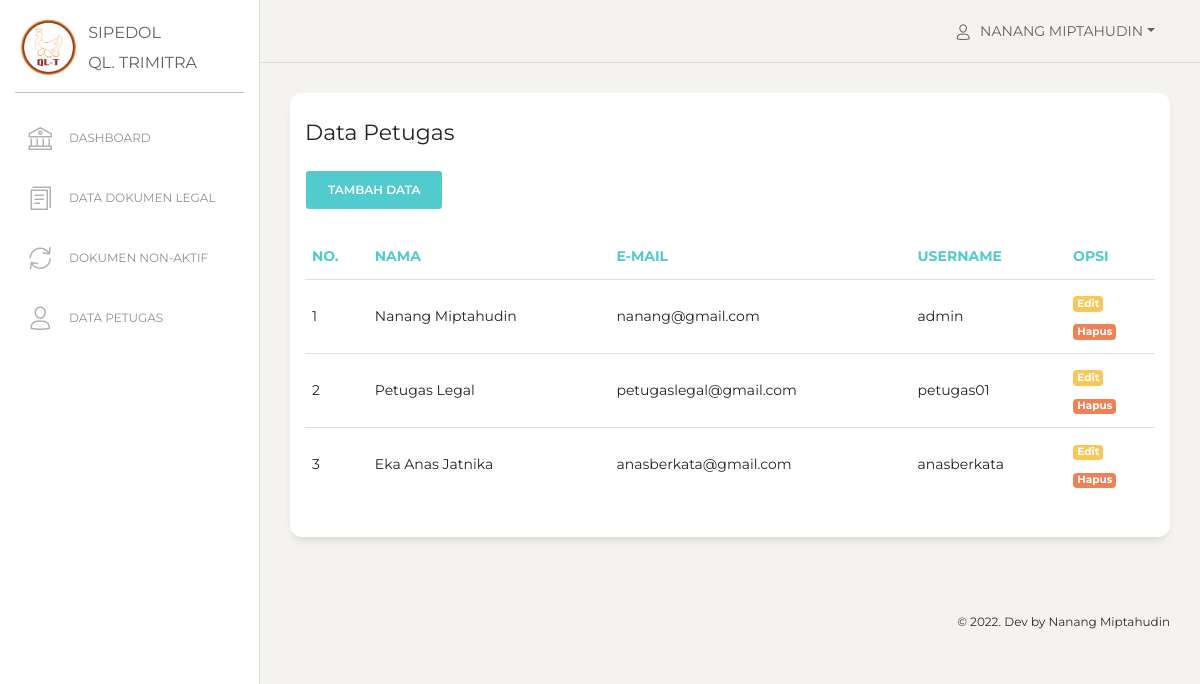
The app's page /view_user/index.php (signed in), older data.
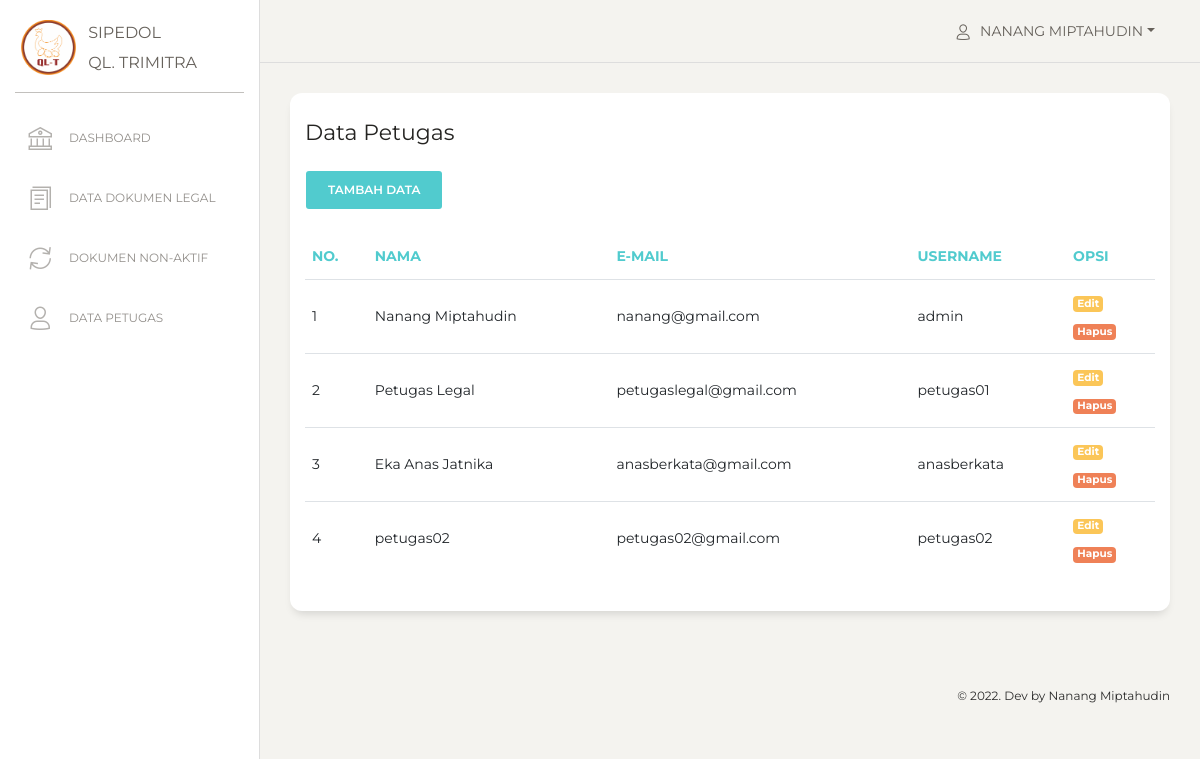
The same page, newer data.
### tables this page shows
CREATE TABLE `users` (
  `id` int(11) NOT NULL,
  `nama` varchar(255) NOT NULL,
  `email` varchar(255) NOT NULL,
  `username` varchar(255) NOT NULL,
  `password` varchar(255) NOT NULL,
  `role_id` int(11) NOT NULL,
  `date_created` date NOT NULL,
  `is_active` int(11) NOT NULL
);

### functions.php (called while the page is built, shortened)
<?php
$conn = mysqli_connect("localhost", "root", "", "db_sipedol");
function query($query)
{
    global $conn;
    $result = mysqli_query($conn, $query);
    $rows = [];
    while ($row = mysqli_fetch_assoc($result)) {
        $rows[] = $row;
    }
    return $rows;
}

### view_user/index.php (the view)
<?php
include "../view_template/header.php";
include "../view_template/sidebar.php";
include "../view_template/topbar.php";
$users = query("SELECT * FROM users");
?>
<div class="content">
    <div class="row">
        <div class="col-md-12">
            <div class="card ">
                <div class="card-header ">
                    <h5 class="card-title">Data Petugas</h5>
                    <?php if ($user['role_id'] == 1) : ?>
                        <a href="user_add.php" class='btn btn-primary'>
                            <span>Tambah Data</span>
                        </a>
                    <?php else : ?>
                    <?php endif; ?>
                </div>
                <div class="card-body ">
                    <div class="table-responsive">
                        <table class="table">
                            <thead class=" text-primary">
                                <th>No.</th>
                                <th>Nama</th>
                                <th>E-Mail</th>
                                <th>Username</th>
                                <?php if ($user['role_id'] == 1) : ?>
                                    <th>Opsi</th>
                                <?php else : ?>
                                <?php endif; ?>
                            </thead>
                            <tbody>
                                <?php $i = 1; ?>
                                <?php foreach ($users as $u) : ?>
                                    <tr>
                                        <td><?= $i; ?></td>
                                        <td><?= $u["nama"]; ?></td>
                                        <td><?= $u["email"]; ?></td>
                                        <td><?= $u["username"]; ?></td>
                                        <?php if ($user['role_id'] == 1) : ?>
                                            <td>
                                                <a href="user_edit.php?id=<?= $u["id"] ?>" class="badge bg-warning mb-2 text-white">Edit</a> <br>
                                                <a href="user_delete.php?id=<?= $u["id"] ?>" class="badge bg-danger text-white" onclick="return confirm('Yakin akan menghapus data petugas : <?= $u['nama']; ?> ?');">Hapus</a>
                                            </td>
                                        <?php else : ?>
                                        <?php endif; ?>
                                    </tr>
                                    <?php $i++; ?>
                                <?php endforeach; ?>
                            </tbody>
                        </table>
                    </div>
                </div>
            </div>
        </div>
    </div>
</div>
<?php include "../view_template/footer.php"; ?>

### view_template/topbar.php (shortened to what this page needs)
<nav class="navbar navbar-expand-lg navbar-absolute fixed-top navbar-transparent">
    <div class="container-fluid">
        <div class="navbar-wrapper">
            <a class="navbar-brand" href="javascript:;">Dashboard</a>
        </div>
        <div class="collapse navbar-collapse justify-content-end" id="navigation">
            <ul class="navbar-nav">
                <li class="nav-item btn-rotate dropdown">
                    <a class="nav-link dropdown-toggle" href="#" id="navbarDropdownMenuLink" data-toggle="dropdown" aria-haspopup="true" aria-expanded="false">
                        <i class="nc-icon nc-single-02"></i>
                        <p>
                            <span class="d-md-block"><?= $user["nama"]; ?></span>
                        </p>
                    </a>
                </li>
            </ul>
        </div>
    </div>
</nav>
<div class="wrapper ">
    <div class="main-panel">

Row changes from the older to the newer data that the page shows:
added users: nama "petugas02", email "petugas02@gmail.com", username "petugas02"
